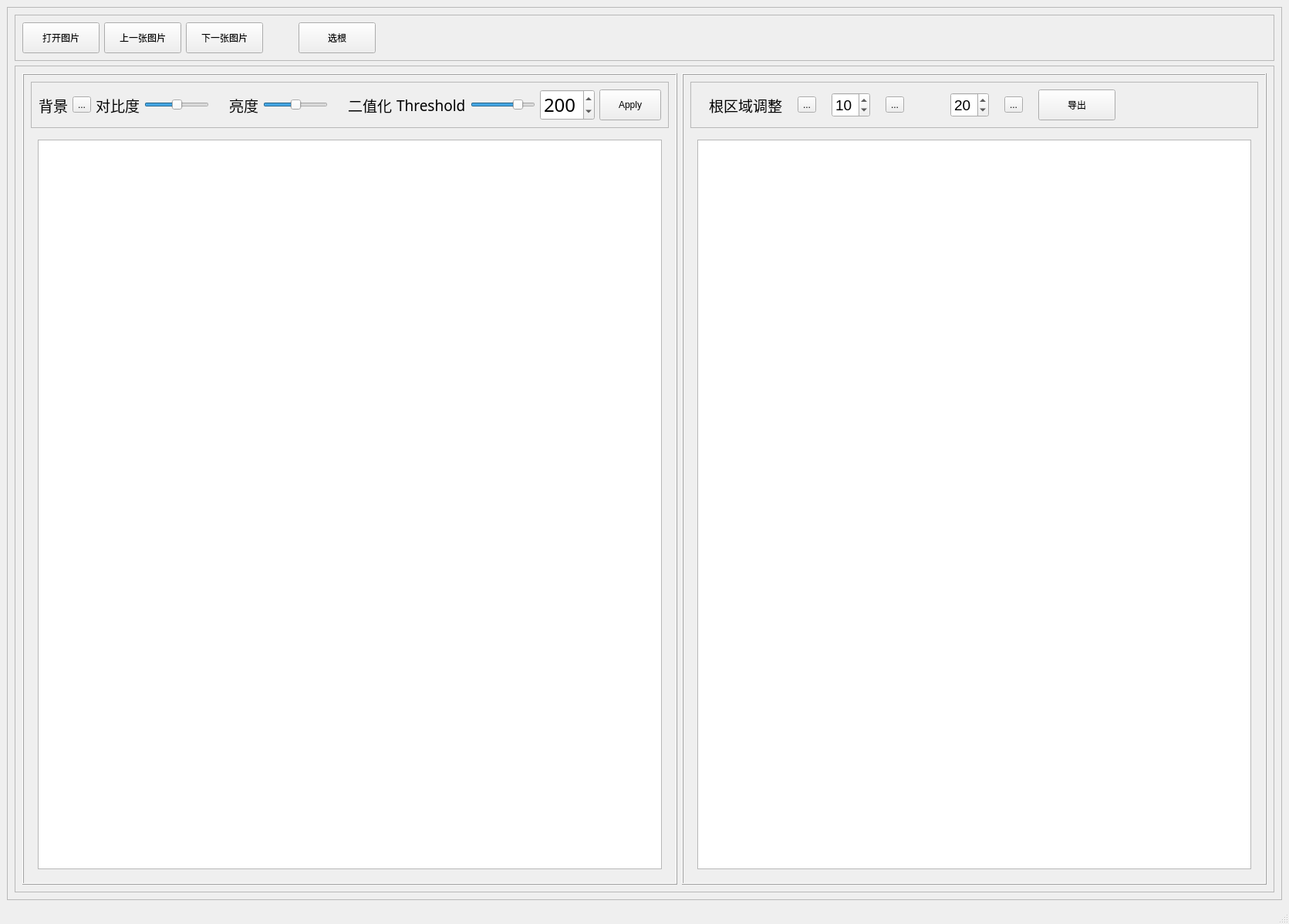
<?xml version="1.0" encoding="UTF-8"?>
<ui version="4.0">
 <class>MainWindow</class>
 <widget class="QMainWindow" name="MainWindow">
  <property name="geometry">
   <rect>
    <x>0</x>
    <y>0</y>
    <width>1671</width>
    <height>1198</height>
   </rect>
  </property>
  <property name="windowTitle">
   <string>MainWindow</string>
  </property>
  <widget class="QWidget" name="centralwidget">
   <layout class="QVBoxLayout" name="verticalLayout_4">
    <item>
     <widget class="QFrame" name="frame2">
      <property name="frameShape">
       <enum>QFrame::StyledPanel</enum>
      </property>
      <property name="frameShadow">
       <enum>QFrame::Raised</enum>
      </property>
      <layout class="QVBoxLayout" name="verticalLayout">
       <item>
        <widget class="QFrame" name="frame">
         <property name="sizePolicy">
          <sizepolicy hsizetype="Preferred" vsizetype="Fixed">
           <horstretch>0</horstretch>
           <verstretch>0</verstretch>
          </sizepolicy>
         </property>
         <property name="frameShape">
          <enum>QFrame::StyledPanel</enum>
         </property>
         <property name="frameShadow">
          <enum>QFrame::Raised</enum>
         </property>
         <layout class="QHBoxLayout" name="horizontalLayout">
          <item>
           <widget class="QPushButton" name="open_img_btn">
            <property name="sizePolicy">
             <sizepolicy hsizetype="Fixed" vsizetype="Fixed">
              <horstretch>0</horstretch>
              <verstretch>0</verstretch>
             </sizepolicy>
            </property>
            <property name="minimumSize">
             <size>
              <width>100</width>
              <height>40</height>
             </size>
            </property>
            <property name="text">
             <string>打开图片</string>
            </property>
           </widget>
          </item>
          <item>
           <widget class="QPushButton" name="previous_img_btn">
            <property name="sizePolicy">
             <sizepolicy hsizetype="Fixed" vsizetype="Fixed">
              <horstretch>0</horstretch>
              <verstretch>0</verstretch>
             </sizepolicy>
            </property>
            <property name="minimumSize">
             <size>
              <width>100</width>
              <height>40</height>
             </size>
            </property>
            <property name="text">
             <string>上一张图片</string>
            </property>
           </widget>
          </item>
          <item>
           <widget class="QPushButton" name="next_img_btn">
            <property name="sizePolicy">
             <sizepolicy hsizetype="Fixed" vsizetype="Fixed">
              <horstretch>0</horstretch>
              <verstretch>0</verstretch>
             </sizepolicy>
            </property>
            <property name="minimumSize">
             <size>
              <width>100</width>
              <height>40</height>
             </size>
            </property>
            <property name="text">
             <string>下一张图片</string>
            </property>
           </widget>
          </item>
          <item>
           <spacer name="horizontalSpacer_6">
            <property name="orientation">
             <enum>Qt::Horizontal</enum>
            </property>
            <property name="sizeType">
             <enum>QSizePolicy::Fixed</enum>
            </property>
            <property name="sizeHint" stdset="0">
             <size>
              <width>40</width>
              <height>20</height>
             </size>
            </property>
           </spacer>
          </item>
          <item>
           <widget class="QPushButton" name="root_select_button">
            <property name="sizePolicy">
             <sizepolicy hsizetype="Fixed" vsizetype="Fixed">
              <horstretch>0</horstretch>
              <verstretch>0</verstretch>
             </sizepolicy>
            </property>
            <property name="minimumSize">
             <size>
              <width>100</width>
              <height>40</height>
             </size>
            </property>
            <property name="text">
             <string>选根</string>
            </property>
           </widget>
          </item>
          <item>
           <spacer name="horizontalSpacer_7">
            <property name="orientation">
             <enum>Qt::Horizontal</enum>
            </property>
            <property name="sizeType">
             <enum>QSizePolicy::Expanding</enum>
            </property>
            <property name="sizeHint" stdset="0">
             <size>
              <width>40</width>
              <height>20</height>
             </size>
            </property>
           </spacer>
          </item>
         </layout>
        </widget>
       </item>
       <item>
        <widget class="QFrame" name="frame6">
         <property name="frameShape">
          <enum>QFrame::StyledPanel</enum>
         </property>
         <property name="frameShadow">
          <enum>QFrame::Raised</enum>
         </property>
         <layout class="QHBoxLayout" name="horizontalLayout_4">
          <item>
           <widget class="QFrame" name="frame_3">
            <property name="frameShape">
             <enum>QFrame::Box</enum>
            </property>
            <property name="frameShadow">
             <enum>QFrame::Raised</enum>
            </property>
            <layout class="QVBoxLayout" name="verticalLayout_2">
             <item>
              <widget class="QFrame" name="frame_2">
               <property name="sizePolicy">
                <sizepolicy hsizetype="Preferred" vsizetype="Fixed">
                 <horstretch>0</horstretch>
                 <verstretch>0</verstretch>
                </sizepolicy>
               </property>
               <property name="frameShape">
                <enum>QFrame::StyledPanel</enum>
               </property>
               <property name="frameShadow">
                <enum>QFrame::Raised</enum>
               </property>
               <layout class="QHBoxLayout" name="horizontalLayout_2">
                <item>
                 <widget class="QLabel" name="label_4">
                  <property name="sizePolicy">
                   <sizepolicy hsizetype="Preferred" vsizetype="Preferred">
                    <horstretch>0</horstretch>
                    <verstretch>0</verstretch>
                   </sizepolicy>
                  </property>
                  <property name="font">
                   <font>
                    <family>Agency FB</family>
                    <pointsize>14</pointsize>
                   </font>
                  </property>
                  <property name="text">
                   <string>背景</string>
                  </property>
                  <property name="textFormat">
                   <enum>Qt::PlainText</enum>
                  </property>
                 </widget>
                </item>
                <item>
                 <widget class="QToolButton" name="handToolButton">
                  <property name="text">
                   <string>...</string>
                  </property>
                  <property name="icon">
                   <iconset>
                    <normaloff>../Downloads/hand.png</normaloff>../Downloads/hand.png</iconset>
                  </property>
                  <property name="iconSize">
                   <size>
                    <width>30</width>
                    <height>30</height>
                   </size>
                  </property>
                 </widget>
                </item>
                <item>
                 <widget class="QLabel" name="label_6">
                  <property name="sizePolicy">
                   <sizepolicy hsizetype="Fixed" vsizetype="Preferred">
                    <horstretch>0</horstretch>
                    <verstretch>0</verstretch>
                   </sizepolicy>
                  </property>
                  <property name="font">
                   <font>
                    <pointsize>14</pointsize>
                   </font>
                  </property>
                  <property name="text">
                   <string>对比度</string>
                  </property>
                 </widget>
                </item>
                <item>
                 <widget class="QSlider" name="contrastSlider">
                  <property name="sizePolicy">
                   <sizepolicy hsizetype="Fixed" vsizetype="Fixed">
                    <horstretch>0</horstretch>
                    <verstretch>0</verstretch>
                   </sizepolicy>
                  </property>
                  <property name="minimum">
                   <number>-127</number>
                  </property>
                  <property name="maximum">
                   <number>127</number>
                  </property>
                  <property name="singleStep">
                   <number>2</number>
                  </property>
                  <property name="value">
                   <number>0</number>
                  </property>
                  <property name="orientation">
                   <enum>Qt::Horizontal</enum>
                  </property>
                 </widget>
                </item>
                <item>
                 <spacer name="horizontalSpacer_8">
                  <property name="orientation">
                   <enum>Qt::Horizontal</enum>
                  </property>
                  <property name="sizeType">
                   <enum>QSizePolicy::Fixed</enum>
                  </property>
                  <property name="sizeHint" stdset="0">
                   <size>
                    <width>20</width>
                    <height>20</height>
                   </size>
                  </property>
                 </spacer>
                </item>
                <item>
                 <widget class="QLabel" name="label_3">
                  <property name="sizePolicy">
                   <sizepolicy hsizetype="Fixed" vsizetype="Preferred">
                    <horstretch>0</horstretch>
                    <verstretch>0</verstretch>
                   </sizepolicy>
                  </property>
                  <property name="font">
                   <font>
                    <pointsize>14</pointsize>
                   </font>
                  </property>
                  <property name="text">
                   <string>亮度</string>
                  </property>
                 </widget>
                </item>
                <item>
                 <widget class="QSlider" name="brightnessSlider">
                  <property name="sizePolicy">
                   <sizepolicy hsizetype="Fixed" vsizetype="Fixed">
                    <horstretch>0</horstretch>
                    <verstretch>0</verstretch>
                   </sizepolicy>
                  </property>
                  <property name="minimum">
                   <number>-127</number>
                  </property>
                  <property name="maximum">
                   <number>127</number>
                  </property>
                  <property name="singleStep">
                   <number>2</number>
                  </property>
                  <property name="value">
                   <number>0</number>
                  </property>
                  <property name="orientation">
                   <enum>Qt::Horizontal</enum>
                  </property>
                 </widget>
                </item>
                <item>
                 <spacer name="horizontalSpacer_9">
                  <property name="orientation">
                   <enum>Qt::Horizontal</enum>
                  </property>
                  <property name="sizeType">
                   <enum>QSizePolicy::Fixed</enum>
                  </property>
                  <property name="sizeHint" stdset="0">
                   <size>
                    <width>20</width>
                    <height>20</height>
                   </size>
                  </property>
                 </spacer>
                </item>
                <item>
                 <widget class="QLabel" name="label_5">
                  <property name="sizePolicy">
                   <sizepolicy hsizetype="Fixed" vsizetype="Preferred">
                    <horstretch>0</horstretch>
                    <verstretch>0</verstretch>
                   </sizepolicy>
                  </property>
                  <property name="font">
                   <font>
                    <family>Agency FB</family>
                    <pointsize>14</pointsize>
                   </font>
                  </property>
                  <property name="text">
                   <string>二值化</string>
                  </property>
                  <property name="textFormat">
                   <enum>Qt::PlainText</enum>
                  </property>
                 </widget>
                </item>
                <item>
                 <widget class="QLabel" name="label_11">
                  <property name="sizePolicy">
                   <sizepolicy hsizetype="Fixed" vsizetype="Preferred">
                    <horstretch>0</horstretch>
                    <verstretch>0</verstretch>
                   </sizepolicy>
                  </property>
                  <property name="font">
                   <font>
                    <family>Agency FB</family>
                    <pointsize>14</pointsize>
                   </font>
                  </property>
                  <property name="text">
                   <string>Threshold</string>
                  </property>
                  <property name="textFormat">
                   <enum>Qt::PlainText</enum>
                  </property>
                 </widget>
                </item>
                <item>
                 <widget class="QSlider" name="horizontalSlider">
                  <property name="sizePolicy">
                   <sizepolicy hsizetype="Fixed" vsizetype="Fixed">
                    <horstretch>0</horstretch>
                    <verstretch>0</verstretch>
                   </sizepolicy>
                  </property>
                  <property name="minimumSize">
                   <size>
                    <width>60</width>
                    <height>0</height>
                   </size>
                  </property>
                  <property name="maximum">
                   <number>255</number>
                  </property>
                  <property name="value">
                   <number>200</number>
                  </property>
                  <property name="orientation">
                   <enum>Qt::Horizontal</enum>
                  </property>
                 </widget>
                </item>
                <item>
                 <widget class="QSpinBox" name="thresholdSpinBox">
                  <property name="sizePolicy">
                   <sizepolicy hsizetype="Fixed" vsizetype="Fixed">
                    <horstretch>0</horstretch>
                    <verstretch>0</verstretch>
                   </sizepolicy>
                  </property>
                  <property name="minimumSize">
                   <size>
                    <width>60</width>
                    <height>40</height>
                   </size>
                  </property>
                  <property name="font">
                   <font>
                    <family>Agency FB</family>
                    <pointsize>18</pointsize>
                   </font>
                  </property>
                  <property name="minimum">
                   <number>0</number>
                  </property>
                  <property name="maximum">
                   <number>555</number>
                  </property>
                  <property name="singleStep">
                   <number>2</number>
                  </property>
                  <property name="value">
                   <number>200</number>
                  </property>
                 </widget>
                </item>
                <item>
                 <widget class="QPushButton" name="threshold_apply_btn">
                  <property name="sizePolicy">
                   <sizepolicy hsizetype="Fixed" vsizetype="Fixed">
                    <horstretch>0</horstretch>
                    <verstretch>0</verstretch>
                   </sizepolicy>
                  </property>
                  <property name="minimumSize">
                   <size>
                    <width>60</width>
                    <height>40</height>
                   </size>
                  </property>
                  <property name="text">
                   <string>Apply</string>
                  </property>
                 </widget>
                </item>
               </layout>
              </widget>
             </item>
             <item>
              <widget class="QWidget" name="widget" native="true">
               <layout class="QHBoxLayout" name="horizontalLayout_5">
                <item>
                 <widget class="QGraphicsView" name="graphicsView">
                  <property name="sizePolicy">
                   <sizepolicy hsizetype="Preferred" vsizetype="Preferred">
                    <horstretch>0</horstretch>
                    <verstretch>0</verstretch>
                   </sizepolicy>
                  </property>
                  <property name="minimumSize">
                   <size>
                    <width>100</width>
                    <height>100</height>
                   </size>
                  </property>
                 </widget>
                </item>
               </layout>
              </widget>
             </item>
            </layout>
           </widget>
          </item>
          <item>
           <widget class="QFrame" name="frame_5">
            <property name="frameShape">
             <enum>QFrame::Box</enum>
            </property>
            <property name="frameShadow">
             <enum>QFrame::Raised</enum>
            </property>
            <layout class="QVBoxLayout" name="verticalLayout_3">
             <item>
              <widget class="QFrame" name="frame_4">
               <property name="sizePolicy">
                <sizepolicy hsizetype="Preferred" vsizetype="Fixed">
                 <horstretch>0</horstretch>
                 <verstretch>0</verstretch>
                </sizepolicy>
               </property>
               <property name="frameShape">
                <enum>QFrame::StyledPanel</enum>
               </property>
               <property name="frameShadow">
                <enum>QFrame::Raised</enum>
               </property>
               <layout class="QHBoxLayout" name="horizontalLayout_3">
                <item>
                 <widget class="QLabel" name="label_12">
                  <property name="sizePolicy">
                   <sizepolicy hsizetype="Fixed" vsizetype="Preferred">
                    <horstretch>0</horstretch>
                    <verstretch>0</verstretch>
                   </sizepolicy>
                  </property>
                  <property name="font">
                   <font>
                    <family>Agency FB</family>
                    <pointsize>14</pointsize>
                   </font>
                  </property>
                  <property name="text">
                   <string>根区域调整</string>
                  </property>
                  <property name="textFormat">
                   <enum>Qt::PlainText</enum>
                  </property>
                 </widget>
                </item>
                <item>
                 <widget class="QToolButton" name="handToolButton_2">
                  <property name="text">
                   <string>...</string>
                  </property>
                  <property name="icon">
                   <iconset>
                    <normaloff>../Downloads/hand.png</normaloff>../Downloads/hand.png</iconset>
                  </property>
                  <property name="iconSize">
                   <size>
                    <width>30</width>
                    <height>30</height>
                   </size>
                  </property>
                 </widget>
                </item>
                <item>
                 <widget class="QSpinBox" name="pencilSizeSpinBox">
                  <property name="sizePolicy">
                   <sizepolicy hsizetype="Fixed" vsizetype="Fixed">
                    <horstretch>0</horstretch>
                    <verstretch>0</verstretch>
                   </sizepolicy>
                  </property>
                  <property name="font">
                   <font>
                    <pointsize>14</pointsize>
                   </font>
                  </property>
                  <property name="value">
                   <number>10</number>
                  </property>
                 </widget>
                </item>
                <item>
                 <widget class="QToolButton" name="pencilToolButton">
                  <property name="text">
                   <string>...</string>
                  </property>
                  <property name="icon">
                   <iconset>
                    <normaloff>../Downloads/icons8-pencil-100.png</normaloff>../Downloads/icons8-pencil-100.png</iconset>
                  </property>
                  <property name="iconSize">
                   <size>
                    <width>30</width>
                    <height>30</height>
                   </size>
                  </property>
                 </widget>
                </item>
                <item>
                 <spacer name="horizontalSpacer_5">
                  <property name="orientation">
                   <enum>Qt::Horizontal</enum>
                  </property>
                  <property name="sizeType">
                   <enum>QSizePolicy::Fixed</enum>
                  </property>
                  <property name="sizeHint" stdset="0">
                   <size>
                    <width>40</width>
                    <height>20</height>
                   </size>
                  </property>
                 </spacer>
                </item>
                <item>
                 <widget class="QSpinBox" name="eraserSizeSpinBox">
                  <property name="sizePolicy">
                   <sizepolicy hsizetype="Fixed" vsizetype="Fixed">
                    <horstretch>0</horstretch>
                    <verstretch>0</verstretch>
                   </sizepolicy>
                  </property>
                  <property name="font">
                   <font>
                    <pointsize>14</pointsize>
                   </font>
                  </property>
                  <property name="value">
                   <number>20</number>
                  </property>
                 </widget>
                </item>
                <item>
                 <widget class="QToolButton" name="eraserToolButton">
                  <property name="text">
                   <string>...</string>
                  </property>
                  <property name="icon">
                   <iconset>
                    <normaloff>../Downloads/eraser.png</normaloff>../Downloads/eraser.png</iconset>
                  </property>
                  <property name="iconSize">
                   <size>
                    <width>30</width>
                    <height>30</height>
                   </size>
                  </property>
                 </widget>
                </item>
                <item>
                 <widget class="QPushButton" name="export_img_btn">
                  <property name="sizePolicy">
                   <sizepolicy hsizetype="Fixed" vsizetype="Fixed">
                    <horstretch>0</horstretch>
                    <verstretch>0</verstretch>
                   </sizepolicy>
                  </property>
                  <property name="minimumSize">
                   <size>
                    <width>100</width>
                    <height>40</height>
                   </size>
                  </property>
                  <property name="text">
                   <string>导出</string>
                  </property>
                 </widget>
                </item>
                <item>
                 <spacer name="horizontalSpacer_2">
                  <property name="orientation">
                   <enum>Qt::Horizontal</enum>
                  </property>
                  <property name="sizeType">
                   <enum>QSizePolicy::Fixed</enum>
                  </property>
                  <property name="sizeHint" stdset="0">
                   <size>
                    <width>160</width>
                    <height>20</height>
                   </size>
                  </property>
                 </spacer>
                </item>
               </layout>
              </widget>
             </item>
             <item>
              <widget class="QWidget" name="widget_2" native="true">
               <layout class="QHBoxLayout" name="horizontalLayout_6">
                <item>
                 <widget class="QGraphicsView" name="graphicsView_2">
                  <property name="sizePolicy">
                   <sizepolicy hsizetype="Preferred" vsizetype="Preferred">
                    <horstretch>0</horstretch>
                    <verstretch>0</verstretch>
                   </sizepolicy>
                  </property>
                  <property name="minimumSize">
                   <size>
                    <width>100</width>
                    <height>800</height>
                   </size>
                  </property>
                 </widget>
                </item>
               </layout>
              </widget>
             </item>
            </layout>
           </widget>
          </item>
         </layout>
        </widget>
       </item>
      </layout>
     </widget>
    </item>
   </layout>
  </widget>
  <widget class="QStatusBar" name="statusbar"/>
  <action name="actionlasso">
   <property name="icon">
    <iconset>
     <normaloff>../Downloads/lasso.png</normaloff>../Downloads/lasso.png</iconset>
   </property>
   <property name="text">
    <string>lasso</string>
   </property>
  </action>
 </widget>
 <resources/>
 <connections/>
</ui>
